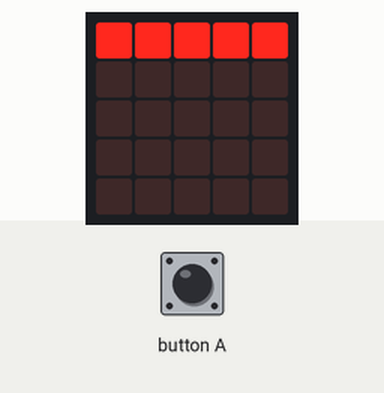
Bench run of a program on a simulated BBC micro:bit (MakeCode). Shown: the board's 5×5 LED display. The test bench sets the inputs (shaded band).

Above: at 1.2 s.
1.3 s: button A pressed for 0.15 s
At 2.6 s:
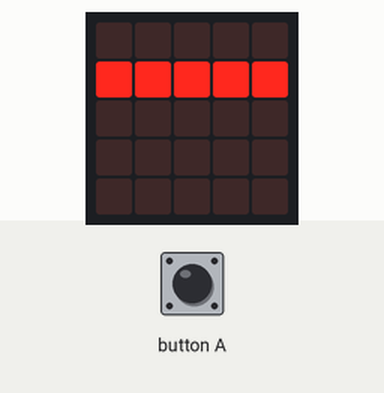
At 4.9 s:
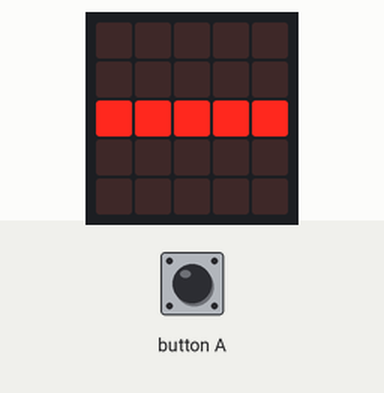
Timing chart, 0 to 6.4 s (numbered marks = the images above; inputs shaded):
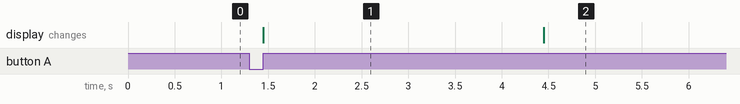

The program:

main.ts
```typescript
let a = [0, 0]
let b = [1, 0]
let c = [2, 0]
let d = [3, 0]
let e = [4, 0]
led.plot(a[0], a[1])
led.plot(b[0], b[1])
led.plot(c[0], c[1])
led.plot(d[0], d[1])
led.plot(e[0], e[1])
input.onButtonPressed(Button.A, function on_button_pressed_a() {
    let y = 0
    while (y < 5) {
        a[1] += 1
        b[1] += 1
        c[1] += 1
        d[1] += 1
        e[1] += 1
        y += 1
        if (y >= 5) {
            y = 0
            a[1] = 0
            b[1] = 0
            c[1] = 0
            d[1] = 0
            e[1] = 0
        }

        basic.clearScreen()
        led.plot(a[0], a[1])
        led.plot(b[0], b[1])
        led.plot(c[0], c[1])
        led.plot(d[0], d[1])
        led.plot(e[0], e[1])
        basic.pause(3000)
    }
})
```

test.ts
```typescript
// Tady jsou testy. Při použití tohoto balíčku jako rozšíření nebude zkompilováno.
```

Measured:
- after the input at 1.3 s, the display: changes after 0.15 s (image 1)
- what the display in image 1 shows lasts 3.0 s, from 1.5 s to 4.5 s
